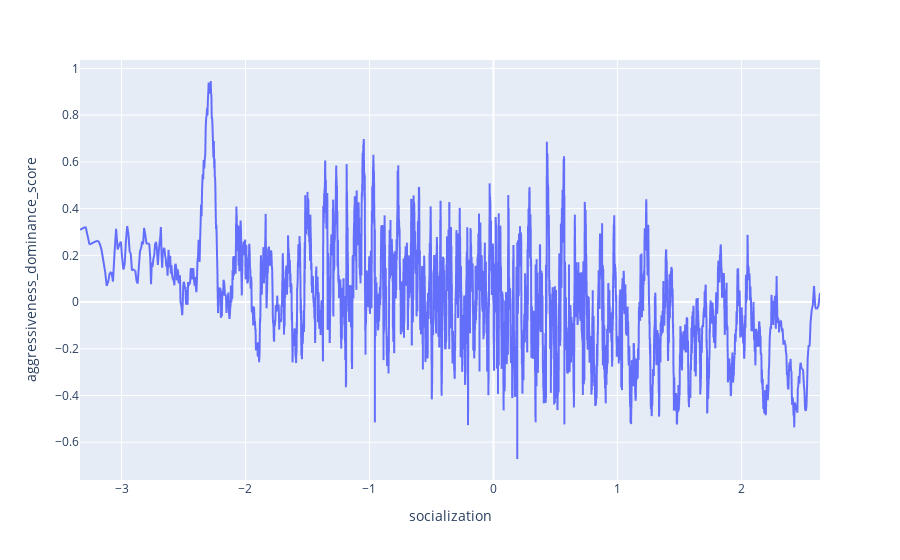

The notebook cell saved with this chart:
### Markdown cell above
## Vply socializácie psa na jeho agresivitu
(predpoklad: menšia socializácia, väčšia agresivita)

### Code cell
soc = dogs[['socialization', 'aggressiveness_dominance_score']]
# soc['aggressivness'] = dogs[aggressive_columns[0]] + dogs[aggressive_columns[1]] + dogs[aggressive_columns[2]]
soc = soc.sort_values(by='socialization').dropna()
soc = soc.rolling(30).mean()
fig = px.line(data_frame=soc, x='socialization', y='aggressiveness_dominance_score')
fig.show()

### Figure 1 — Plotly figure (JSON) as saved in the notebook; plotly's stock layout.template omitted (floating-point values rounded to 4 significant figures; data arrays with more than 128 entries replaced by an {"elided": "..."} marker saying what was removed)
{"data": [{"hovertemplate": "socialization=%{x}<br>aggressiveness_dominance_score=%{y}<extra></extra>", "legendgroup": "", "line": {"color": "#636efa", "dash": "solid"}, "marker": {"symbol": "circle"}, "mode": "lines", "name": "", "showlegend": false, "type": "scattergl", "x": {"elided": "9678 float values"}, "xaxis": "x", "y": {"elided": "9678 float values"}, "yaxis": "y"}], "layout": {"legend": {"tracegroupgap": 0}, "margin": {"t": 60}, "xaxis": {"anchor": "y", "domain": [0, 1], "title": {"text": "socialization"}}, "yaxis": {"anchor": "x", "domain": [0, 1], "title": {"text": "aggressiveness_dominance_score"}}}}
